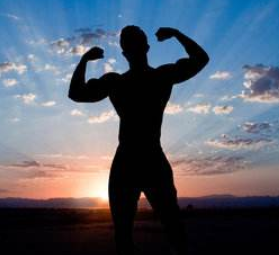
#> input picture example/image/power.png, 279 x 255 px
$ python imageDemo.py
#> lines starting #> are read from the running program, lines starting #| are printed output that depends on the picture
from PIL import Image
# 如果PIL没有，改为 pip3 install Pillow
# 图像旋转
def readImg():
    # 读取图像
    im = Image.open("power.png")
#> im is the input picture: PIL image 279x255 RGBA; mean R, G, B, A 88.2, 96.6, 110.9, 255
    # 上下、左右翻转；逆时针90、180、270等角度的旋转
    out = im.transpose(Image.FLIP_LEFT_RIGHT)
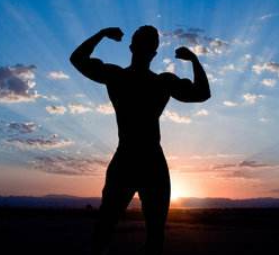
#> out: PIL image 279x255 RGBA; mean R, G, B, A 88.2, 96.6, 110.9, 255
    # [4 lines of commented-out code are left out]

    out.save('newImg.png')
    # out.show();
    # im.show()


readImg()
